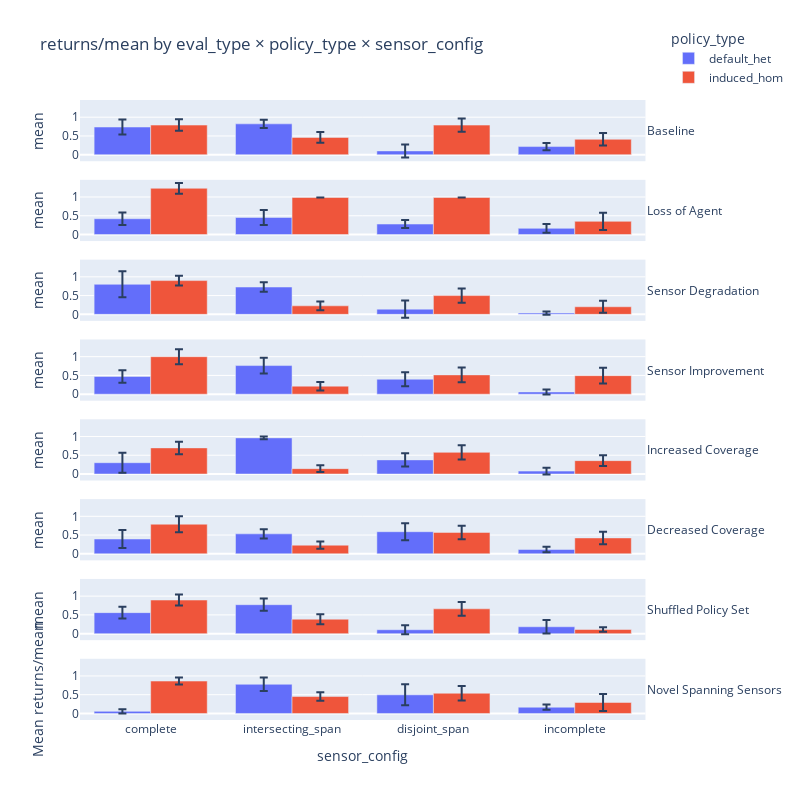

The cell this chart's notebook holds for it:
### Code cell
import pandas as pd
import numpy as np
import plotly.express as px

SHIFT  = 1          # constant to add to the metric
MULT = 1
TOP_K  = 12          # keep top-K runs per (eval_type, policy_type, sensor_config)
# METRIC = "returns/max"
METRIC = "returns/mean"
FACTORS = ["eval_type","policy_type","sensor_config"]
df = df.copy()

# Sort by shifted metric and keep top-K per bucket
df_top = (
    df.sort_values(METRIC, ascending=False)
      .groupby(FACTORS, group_keys=False)
      .head(TOP_K)
)
df_top["metric_shifted"] = (pd.to_numeric(df_top[METRIC], errors="coerce") + SHIFT )* MULT 

eval_order = ['baseline', 'agent_loss', 'sensor_degradation',
       'sensor_improvement', 'degrade_coverage', 'improve_coverage',
       'shuffled_set', 'novel_span']
df_top["eval_type"] = pd.Categorical(df_top["eval_type"], categories=eval_order, ordered=True)

sens_order = ["complete", "intersecting_span", "disjoint_span", "incomplete"]
df_top["sensor_config"] = pd.Categorical(df_top["sensor_config"], categories=sens_order, ordered=True)

label_map = {
    "baseline": "Baseline", 
    "agent_loss": "Loss of Agent", 
    "sensor_degradation": "Sensor Degradation",
    "sensor_improvement": "Sensor Improvement", 
    "degrade_coverage": "Increased Coverage", 
    "improve_coverage": "Decreased Coverage",
    "shuffled_set": "Shuffled Policy Set", 
    "novel_span": "Novel Spanning Sensors"
}
df_top["eval_type"] = df_top["eval_type"].map(label_map)

g = df_top.groupby(FACTORS)["metric_shifted"]
summary = g.agg(mean="mean", n="count", sd=lambda x: x.std(ddof=1)).reset_index()
summary["se"]   = summary["sd"] / np.sqrt(summary["n"].clip(lower=1))
summary["ci95"] = np.where(summary["n"] > 1, 1.96 * summary["se"], np.nan)

fig = px.bar(
    summary,
    x="sensor_config",
    y="mean",
    color="policy_type",
    barmode="group",
    facet_row="eval_type",
    error_y="ci95",
    hover_data=["n","se"],
    title="returns/mean by eval_type × policy_type × sensor_config"
)
fig.update_layout(xaxis_title="sensor_config", yaxis_title="Mean returns/mean")
fig.for_each_annotation(lambda a: a.update(textangle=0))
fig.for_each_annotation(lambda a: a.update(text=a.text.split("=")[-1]))
fig.update_layout(
    legend=dict(
        x=1.02,   # just outside the plotting area
        y=1.12,
        xanchor="left",
        yanchor="top"
    )
)
fig.update_layout(width=800, height=800,)
fig.show()

### Figure 1 — Plotly figure (JSON) as saved in the notebook; plotly's stock layout.template omitted (floating-point values rounded to 4 significant figures)
{"data": [{"alignmentgroup": "True", "customdata": [[12.0, 0.1025], [12.0, 0.05533], [12.0, 0.08803], [12.0, 0.04849]], "error_y": {"array": [0.201, 0.1084, 0.1725, 0.09505]}, "hovertemplate": "policy_type=default_het<br>eval_type=Baseline<br>sensor_config=%{x}<br>mean=%{y}<br>n=%{customdata[0]}<br>se=%{customdata[1]}<extra></extra>", "legendgroup": "default_het", "marker": {"color": "#636efa", "pattern": {"shape": ""}}, "name": "default_het", "offsetgroup": "default_het", "orientation": "v", "showlegend": true, "textposition": "auto", "type": "bar", "x": ["complete", "intersecting_span", "disjoint_span", "incomplete"], "xaxis": "x8", "y": [0.7375, 0.8219, 0.101, 0.2167], "yaxis": "y8"}, {"alignmentgroup": "True", "customdata": [[12.0, 0.08625], [12.0, 0.1022], [12.0, 0.05408], [12.0, 0.05873]], "error_y": {"array": [0.1691, 0.2003, 0.106, 0.1151]}, "hovertemplate": "policy_type=default_het<br>eval_type=Loss of Agent<br>sensor_config=%{x}<br>mean=%{y}<br>n=%{customdata[0]}<br>se=%{customdata[1]}<extra></extra>", "legendgroup": "default_het", "marker": {"color": "#636efa", "pattern": {"shape": ""}}, "name": "default_het", "offsetgroup": "default_het", "orientation": "v", "showlegend": false, "textposition": "auto", "type": "bar", "x": ["complete", "intersecting_span", "disjoint_span", "incomplete"], "xaxis": "x7", "y": [0.4208, 0.4542, 0.2792, 0.1646], "yaxis": "y7"}, {"alignmentgroup": "True", "customdata": [[12.0, 0.1765], [12.0, 0.0635], [12.0, 0.1178], [12.0, 0.02083]], "error_y": {"array": [0.346, 0.1245, 0.2309, 0.04083]}, "hovertemplate": "policy_type=default_het<br>eval_type=Sensor Degradation<br>sensor_config=%{x}<br>mean=%{y}<br>n=%{customdata[0]}<br>se=%{customdata[1]}<extra></extra>", "legendgroup": "default_het", "marker": {"color": "#636efa", "pattern": {"shape": ""}}, "name": "default_het", "offsetgroup": "default_het", "orientation": "v", "showlegend": false, "textposition": "auto", "type": "bar", "x": ["complete", "intersecting_span", "disjoint_span", "incomplete"], "xaxis": "x6", "y": [0.801, 0.7281, 0.1385, 0.03333], "yaxis": "y6"}, {"alignmentgroup": "True", "customdata": [[12.0, 0.08589], [12.0, 0.1063], [12.0, 0.0963], [12.0, 0.03472]], "error_y": {"array": [0.1683, 0.2084, 0.1888, 0.06805]}, "hovertemplate": "policy_type=default_het<br>eval_type=Sensor Improvement<br>sensor_config=%{x}<br>mean=%{y}<br>n=%{customdata[0]}<br>se=%{customdata[1]}<extra></extra>", "legendgroup": "default_het", "marker": {"color": "#636efa", "pattern": {"shape": ""}}, "name": "default_het", "offsetgroup": "default_het", "orientation": "v", "showlegend": false, "textposition": "auto", "type": "bar", "x": ["complete", "intersecting_span", "disjoint_span", "incomplete"], "xaxis": "x5", "y": [0.4719, 0.7625, 0.399, 0.05938], "yaxis": "y5"}, {"alignmentgroup": "True", "customdata": [[12.0, 0.1358], [12.0, 0.01872], [12.0, 0.09107], [12.0, 0.04618]], "error_y": {"array": [0.2661, 0.03669, 0.1785, 0.09051]}, "hovertemplate": "policy_type=default_het<br>eval_type=Increased Coverage<br>sensor_config=%{x}<br>mean=%{y}<br>n=%{customdata[0]}<br>se=%{customdata[1]}<extra></extra>", "legendgroup": "default_het", "marker": {"color": "#636efa", "pattern": {"shape": ""}}, "name": "default_het", "offsetgroup": "default_het", "orientation": "v", "showlegend": false, "textposition": "auto", "type": "bar", "x": ["complete", "intersecting_span", "disjoint_span", "incomplete"], "xaxis": "x4", "y": [0.301, 0.9625, 0.376, 0.07708], "yaxis": "y4"}, {"alignmentgroup": "True", "customdata": [[12.0, 0.1212], [12.0, 0.06228], [12.0, 0.115], [12.0, 0.03816]], "error_y": {"array": [0.2375, 0.1221, 0.2255, 0.0748]}, "hovertemplate": "policy_type=default_het<br>eval_type=Decreased Coverage<br>sensor_config=%{x}<br>mean=%{y}<br>n=%{customdata[0]}<br>se=%{customdata[1]}<extra></extra>", "legendgroup": "default_het", "marker": {"color": "#636efa", "pattern": {"shape": ""}}, "name": "default_het", "offsetgroup": "default_het", "orientation": "v", "showlegend": false, "textposition": "auto", "type": "bar", "x": ["complete", "intersecting_span", "disjoint_span", "incomplete"], "xaxis": "x3", "y": [0.3948, 0.5323, 0.5896, 0.1156], "yaxis": "y3"}, {"alignmentgroup": "True", "customdata": [[12.0, 0.08157], [12.0, 0.08267], [12.0, 0.06043], [12.0, 0.0916]], "error_y": {"array": [0.1599, 0.162, 0.1184, 0.1795]}, "hovertemplate": "policy_type=default_het<br>eval_type=Shuffled Policy Set<br>sensor_config=%{x}<br>mean=%{y}<br>n=%{customdata[0]}<br>se=%{customdata[1]}<extra></extra>", "legendgroup": "default_het", "marker": {"color": "#636efa", "pattern": {"shape": ""}}, "name": "default_het", "offsetgroup": "default_het", "orientation": "v", "showlegend": false, "textposition": "auto", "type": "bar", "x": ["complete", "intersecting_span", "disjoint_span", "incomplete"], "xaxis": "x2", "y": [0.5604, 0.7719, 0.1042, 0.1833], "yaxis": "y2"}, {"alignmentgroup": "True", "customdata": [[12.0, 0.0297], [12.0, 0.09137], [12.0, 0.1433], [12.0, 0.0355]], "error_y": {"array": [0.0582, 0.1791, 0.2808, 0.06958]}, "hovertemplate": "policy_type=default_het<br>eval_type=Novel Spanning Sensors<br>sensor_config=%{x}<br>mean=%{y}<br>n=%{customdata[0]}<br>se=%{customdata[1]}<extra></extra>", "legendgroup": "default_het", "marker": {"color": "#636efa", "pattern": {"shape": ""}}, "name": "default_het", "offsetgroup": "default_het", "orientation": "v", "showlegend": false, "textposition": "auto", "type": "bar", "x": ["complete", "intersecting_span", "disjoint_span", "incomplete"], "xaxis": "x", "y": [0.05625, 0.7781, 0.4969, 0.1667], "yaxis": "y"}, {"alignmentgroup": "True", "customdata": [[12.0, 0.07774], [12.0, 0.07404], [12.0, 0.08893], [12.0, 0.08436]], "error_y": {"array": [0.1524, 0.1451, 0.1743, 0.1653]}, "hovertemplate": "policy_type=induced_hom<br>eval_type=Baseline<br>sensor_config=%{x}<br>mean=%{y}<br>n=%{customdata[0]}<br>se=%{customdata[1]}<extra></extra>", "legendgroup": "induced_hom", "marker": {"color": "#EF553B", "pattern": {"shape": ""}}, "name": "induced_hom", "offsetgroup": "induced_hom", "orientation": "v", "showlegend": true, "textposition": "auto", "type": "bar", "x": ["complete", "intersecting_span", "disjoint_span", "incomplete"], "xaxis": "x8", "y": [0.7896, 0.4604, 0.7885, 0.4104], "yaxis": "y8"}, {"alignmentgroup": "True", "customdata": [[12.0, 0.07357], [12.0, 0.001042], [12.0, 0.001042], [12.0, 0.1185]], "error_y": {"array": [0.1442, 0.002042, 0.002042, 0.2323]}, "hovertemplate": "policy_type=induced_hom<br>eval_type=Loss of Agent<br>sensor_config=%{x}<br>mean=%{y}<br>n=%{customdata[0]}<br>se=%{customdata[1]}<extra></extra>", "legendgroup": "induced_hom", "marker": {"color": "#EF553B", "pattern": {"shape": ""}}, "name": "induced_hom", "offsetgroup": "induced_hom", "orientation": "v", "showlegend": false, "textposition": "auto", "type": "bar", "x": ["complete", "intersecting_span", "disjoint_span", "incomplete"], "xaxis": "x7", "y": [1.232, 0.9865, 0.9865, 0.351], "yaxis": "y7"}, {"alignmentgroup": "True", "customdata": [[12.0, 0.06723], [12.0, 0.05861], [12.0, 0.09768], [12.0, 0.08224]], "error_y": {"array": [0.1318, 0.1149, 0.1914, 0.1612]}, "hovertemplate": "policy_type=induced_hom<br>eval_type=Sensor Degradation<br>sensor_config=%{x}<br>mean=%{y}<br>n=%{customdata[0]}<br>se=%{customdata[1]}<extra></extra>", "legendgroup": "induced_hom", "marker": {"color": "#EF553B", "pattern": {"shape": ""}}, "name": "induced_hom", "offsetgroup": "induced_hom", "orientation": "v", "showlegend": false, "textposition": "auto", "type": "bar", "x": ["complete", "intersecting_span", "disjoint_span", "incomplete"], "xaxis": "x6", "y": [0.9, 0.2271, 0.5, 0.2021], "yaxis": "y6"}, {"alignmentgroup": "True", "customdata": [[12.0, 0.1022], [12.0, 0.05758], [12.0, 0.1007], [12.0, 0.1063]], "error_y": {"array": [0.2003, 0.1129, 0.1973, 0.2084]}, "hovertemplate": "policy_type=induced_hom<br>eval_type=Sensor Improvement<br>sensor_config=%{x}<br>mean=%{y}<br>n=%{customdata[0]}<br>se=%{customdata[1]}<extra></extra>", "legendgroup": "induced_hom", "marker": {"color": "#EF553B", "pattern": {"shape": ""}}, "name": "induced_hom", "offsetgroup": "induced_hom", "orientation": "v", "showlegend": false, "textposition": "auto", "type": "bar", "x": ["complete", "intersecting_span", "disjoint_span", "incomplete"], "xaxis": "x5", "y": [0.999, 0.2135, 0.5135, 0.4938], "yaxis": "y5"}, {"alignmentgroup": "True", "customdata": [[12.0, 0.08498], [12.0, 0.04479], [12.0, 0.09774], [12.0, 0.07346]], "error_y": {"array": [0.1666, 0.08779, 0.1916, 0.144]}, "hovertemplate": "policy_type=induced_hom<br>eval_type=Increased Coverage<br>sensor_config=%{x}<br>mean=%{y}<br>n=%{customdata[0]}<br>se=%{customdata[1]}<extra></extra>", "legendgroup": "induced_hom", "marker": {"color": "#EF553B", "pattern": {"shape": ""}}, "name": "induced_hom", "offsetgroup": "induced_hom", "orientation": "v", "showlegend": false, "textposition": "auto", "type": "bar", "x": ["complete", "intersecting_span", "disjoint_span", "incomplete"], "xaxis": "x4", "y": [0.6958, 0.1427, 0.5771, 0.3563], "yaxis": "y4"}, {"alignmentgroup": "True", "customdata": [[12.0, 0.109], [12.0, 0.04939], [12.0, 0.09207], [12.0, 0.08561]], "error_y": {"array": [0.2137, 0.09681, 0.1804, 0.1678]}, "hovertemplate": "policy_type=induced_hom<br>eval_type=Decreased Coverage<br>sensor_config=%{x}<br>mean=%{y}<br>n=%{customdata[0]}<br>se=%{customdata[1]}<extra></extra>", "legendgroup": "induced_hom", "marker": {"color": "#EF553B", "pattern": {"shape": ""}}, "name": "induced_hom", "offsetgroup": "induced_hom", "orientation": "v", "showlegend": false, "textposition": "auto", "type": "bar", "x": ["complete", "intersecting_span", "disjoint_span", "incomplete"], "xaxis": "x3", "y": [0.7896, 0.2302, 0.5708, 0.424], "yaxis": "y3"}, {"alignmentgroup": "True", "customdata": [[12.0, 0.07497], [12.0, 0.06752], [12.0, 0.0931], [12.0, 0.03179]], "error_y": {"array": [0.1469, 0.1323, 0.1825, 0.06231]}, "hovertemplate": "policy_type=induced_hom<br>eval_type=Shuffled Policy Set<br>sensor_config=%{x}<br>mean=%{y}<br>n=%{customdata[0]}<br>se=%{customdata[1]}<extra></extra>", "legendgroup": "induced_hom", "marker": {"color": "#EF553B", "pattern": {"shape": ""}}, "name": "induced_hom", "offsetgroup": "induced_hom", "orientation": "v", "showlegend": false, "textposition": "auto", "type": "bar", "x": ["complete", "intersecting_span", "disjoint_span", "incomplete"], "xaxis": "x2", "y": [0.8958, 0.3854, 0.6615, 0.1104], "yaxis": "y2"}, {"alignmentgroup": "True", "customdata": [[12.0, 0.04761], [12.0, 0.05852], [12.0, 0.0999], [12.0, 0.1162]], "error_y": {"array": [0.09332, 0.1147, 0.1958, 0.2278]}, "hovertemplate": "policy_type=induced_hom<br>eval_type=Novel Spanning Sensors<br>sensor_config=%{x}<br>mean=%{y}<br>n=%{customdata[0]}<br>se=%{customdata[1]}<extra></extra>", "legendgroup": "induced_hom", "marker": {"color": "#EF553B", "pattern": {"shape": ""}}, "name": "induced_hom", "offsetgroup": "induced_hom", "orientation": "v", "showlegend": false, "textposition": "auto", "type": "bar", "x": ["complete", "intersecting_span", "disjoint_span", "incomplete"], "xaxis": "x", "y": [0.8635, 0.451, 0.5396, 0.2938], "yaxis": "y"}], "layout": {"annotations": [{"font": {}, "showarrow": false, "text": "Novel Spanning Sensors", "textangle": 0, "x": 0.98, "xanchor": "left", "xref": "paper", "y": 0.04938, "yanchor": "middle", "yref": "paper"}, {"font": {}, "showarrow": false, "text": "Shuffled Policy Set", "textangle": 0, "x": 0.98, "xanchor": "left", "xref": "paper", "y": 0.1781, "yanchor": "middle", "yref": "paper"}, {"font": {}, "showarrow": false, "text": "Decreased Coverage", "textangle": 0, "x": 0.98, "xanchor": "left", "xref": "paper", "y": 0.3069, "yanchor": "middle", "yref": "paper"}, {"font": {}, "showarrow": false, "text": "Increased Coverage", "textangle": 0, "x": 0.98, "xanchor": "left", "xref": "paper", "y": 0.4356, "yanchor": "middle", "yref": "paper"}, {"font": {}, "showarrow": false, "text": "Sensor Improvement", "textangle": 0, "x": 0.98, "xanchor": "left", "xref": "paper", "y": 0.5644, "yanchor": "middle", "yref": "paper"}, {"font": {}, "showarrow": false, "text": "Sensor Degradation", "textangle": 0, "x": 0.98, "xanchor": "left", "xref": "paper", "y": 0.6931, "yanchor": "middle", "yref": "paper"}, {"font": {}, "showarrow": false, "text": "Loss of Agent", "textangle": 0, "x": 0.98, "xanchor": "left", "xref": "paper", "y": 0.8219, "yanchor": "middle", "yref": "paper"}, {"font": {}, "showarrow": false, "text": "Baseline", "textangle": 0, "x": 0.98, "xanchor": "left", "xref": "paper", "y": 0.9506, "yanchor": "middle", "yref": "paper"}], "barmode": "group", "height": 800, "legend": {"title": {"text": "policy_type"}, "tracegroupgap": 0, "x": 1.02, "xanchor": "left", "y": 1.12, "yanchor": "top"}, "title": {"text": "returns/mean by eval_type × policy_type × sensor_config"}, "width": 800, "xaxis": {"anchor": "y", "domain": [0, 0.98], "title": {"text": "sensor_config"}}, "xaxis2": {"anchor": "y2", "domain": [0, 0.98], "matches": "x", "showticklabels": false}, "xaxis3": {"anchor": "y3", "domain": [0, 0.98], "matches": "x", "showticklabels": false}, "xaxis4": {"anchor": "y4", "domain": [0, 0.98], "matches": "x", "showticklabels": false}, "xaxis5": {"anchor": "y5", "domain": [0, 0.98], "matches": "x", "showticklabels": false}, "xaxis6": {"anchor": "y6", "domain": [0, 0.98], "matches": "x", "showticklabels": false}, "xaxis7": {"anchor": "y7", "domain": [0, 0.98], "matches": "x", "showticklabels": false}, "xaxis8": {"anchor": "y8", "domain": [0, 0.98], "matches": "x", "showticklabels": false}, "yaxis": {"anchor": "x", "domain": [0, 0.09875], "title": {"text": "Mean returns/mean"}}, "yaxis2": {"anchor": "x2", "domain": [0.1288, 0.2275], "matches": "y", "title": {"text": "mean"}}, "yaxis3": {"anchor": "x3", "domain": [0.2575, 0.3563], "matches": "y", "title": {"text": "mean"}}, "yaxis4": {"anchor": "x4", "domain": [0.3862, 0.485], "matches": "y", "title": {"text": "mean"}}, "yaxis5": {"anchor": "x5", "domain": [0.515, 0.6138], "matches": "y", "title": {"text": "mean"}}, "yaxis6": {"anchor": "x6", "domain": [0.6438, 0.7425], "matches": "y", "title": {"text": "mean"}}, "yaxis7": {"anchor": "x7", "domain": [0.7725, 0.8712], "matches": "y", "title": {"text": "mean"}}, "yaxis8": {"anchor": "x8", "domain": [0.9012, 1], "matches": "y", "title": {"text": "mean"}}}}
